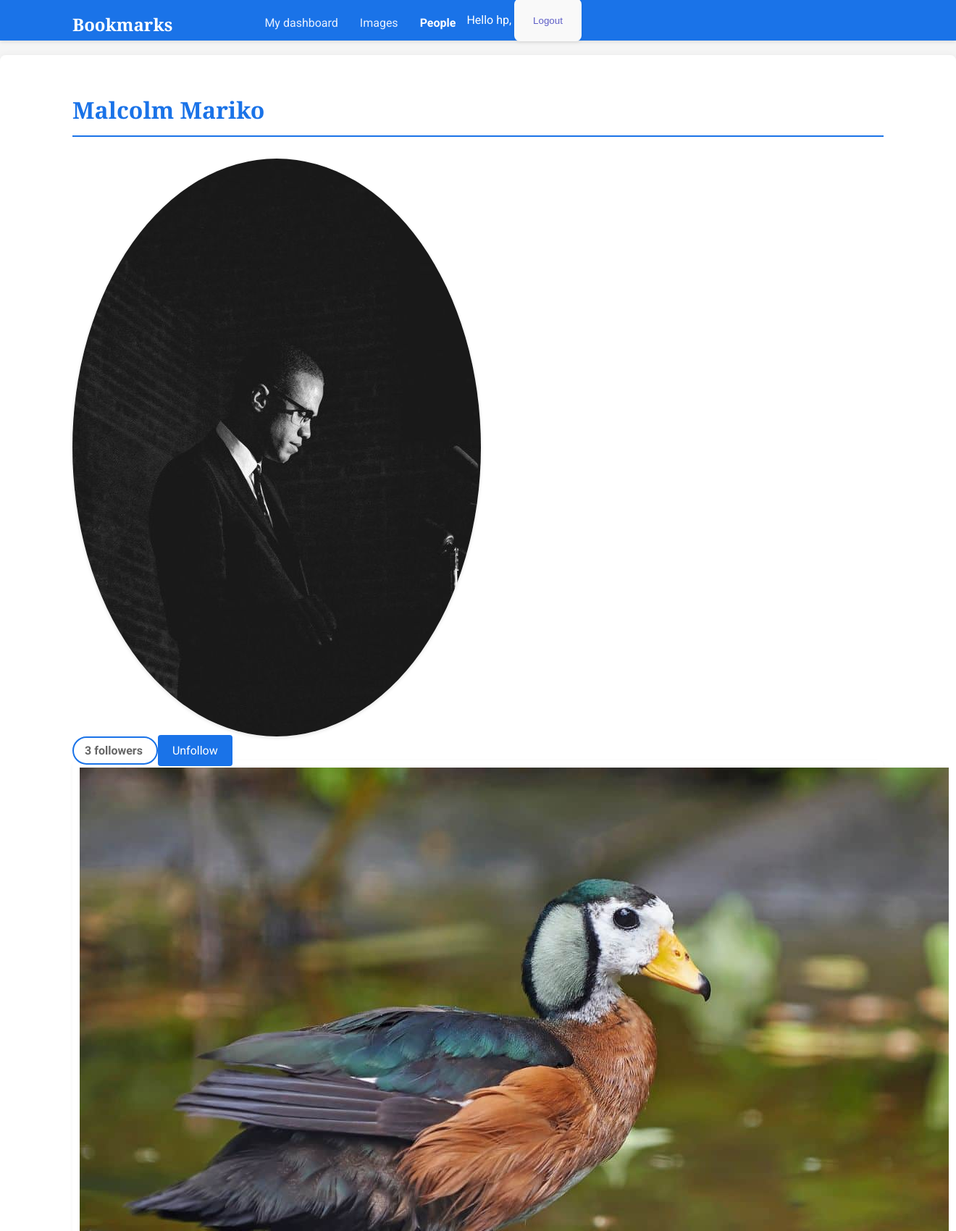
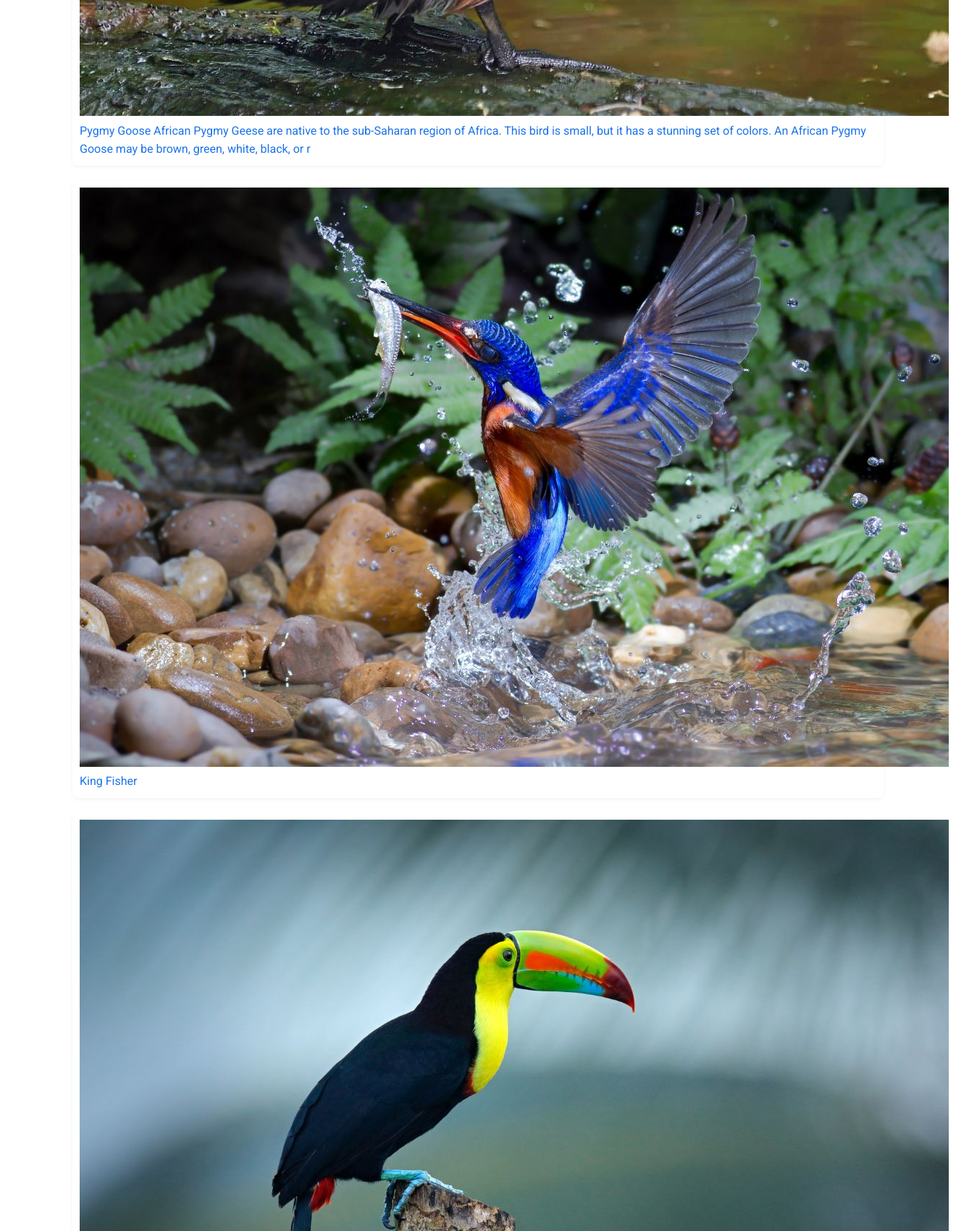
/account/users/Malcolm/ (signed in, upper part), run on the app's committed database (2 pictures, top to bottom).
### account/models.py (models this page shows, shortened)
class Profile(models.Model):
    user = models.OneToOneField(settings.AUTH_USER_MODEL,
                                on_delete=models.CASCADE)
    date_of_birth = models.DateField(blank=True, null=True)
    photo = models.ImageField(upload_to='users/%Y/%m/%d/',
                              blank=True)

### images/models.py (models this page shows, shortened)
class Image(models.Model):
    user = models.ForeignKey(settings.AUTH_USER_MODEL,
                             related_name='images_created',
                             on_delete=models.CASCADE)
    title = models.CharField(max_length=200)
    slug = models.SlugField(max_length=200, blank=True)
    url = models.URLField(max_length=2000)
    image = models.ImageField(upload_to='images/%Y/%m/%d/')
    description = models.TextField(blank=True)
    created = models.DateField(auto_now_add=True)
    total_likes = models.PositiveIntegerField(default=0)
    users_like = models.ManyToManyField(settings.AUTH_USER_MODEL,
                                        related_name='images_liked',
                                        blank=True)
    class Meta:
        indexes = [
            models.Index(fields=['-created']),
            models.Index(fields=['-total_likes']),
        ]
        ordering = ['-created']
    def get_absolute_url(self):
        return reverse('images:detail', args=[self.id,
                                              self.slug])

### account/views.py (the view)
# urls.py: path('users/<username>/', views.user_detail, name='user_detail'),
@login_required
def user_detail(request, username):
    user = get_object_or_404(User,
                             username=username,
                             is_active=True)
    return render(request,
                  'account/user/detail.html',
                  {'section': 'people',
                   'user': user})

### account/templates/account/user/detail.html (shortened to what this page needs)
{% extends "base.html" %}
{% load thumbnail %}
{% block content %}
    <h1>{{ user.get_full_name }}</h1>
    <div class="profile-info">
        <img src="{% thumbnail user.profile.photo 180x180 %}" class="user-detail">
    </div>
    {% with total_followers=user.followers.count %}
        <span class="count">
            <span class="total">{{ total_followers }}</span>
            follower{{ total_followers|pluralize }}
        </span>
        <a href="#" data-id="{{ user.id }}" data-action="{% if request.user in user.followers.all %}un{% endif %}follow" class="follow button">
            {% if request.user not in user.followers.all %}
                Follow
            {% else %}
                Unfollow
            {% endif %}
        </a>
        <div id="image-list" class="image-container">
            {% include "images/image/list_images.html" with images=user.images_created.all %}
        </div>
    {% endwith %}
{% endblock %}

### account/templates/base.html (shortened to what this page needs)
{% load static %} <!DOCTYPE html>
<html>
  <head>
    <link href="{% static 'css/base.css' %}" rel="stylesheet" />
  </head>
  <body>
    <div id="header">
      <span class="logo">Bookmarks</span>
      {% if request.user.is_authenticated %}
      <ul class="menu">
        <li {% if section == "dashboard" %}class="selected"{% endif %}>
          <a href="{% url "dashboard" %}">My dashboard</a>
        </li>
        <li {% if section == "images" %}class="selected"{% endif %}>
          <a href="{% url "images:list" %}">Images</a>
        </li>
        <li {% if section == "people" %}class="selected"{% endif %}>
          <a href="{% url "user_list" %}">People</a>
        </li>
      </ul>
      {% endif %}
      <span class="user">
        {% if request.user.is_authenticated %}
        Hello {{ request.user.first_name|default:request.user.username }},
        <form
          method="post"
          action="{% url 'logout' %}"
          style="display:inline;"
        >
          <button
            type="submit"
            style="background:none; border:none; padding:20; color:rgb(94, 94, 199); cursor:pointer;"
          >
            Logout
          </button>
        </form>
        {% else %}
        <a href="{% url "login" %}">Log-in</a>
        {% endif %}
      </span>
    </div>
    <div id="content">
      {% block content %} {% endblock %}
    </div>
  </body>
</html>

### images/templates/images/image/list_images.html
{% load thumbnail %}
{% for image in images %}
<div class="image">
    <a href="{{ image.get_absolute_url }}">
        {% thumbnail image.image 300x300 crop="smart" as im %}
        <img src="{{ im.url }}">
    </a>
    <div class="info">
        <a href="{{ image.get_absolute_url }}" class="title">
            {{ image.title }}
        </a>
    </div>
</div>
{% endfor %}

### account/static/css/base.css (style rules this page uses)
body { margin: 0; padding: 0; font-family: 'Roboto', sans-serif; background-color: #f5f5f5; color: #333; line-height: 1.6; }
a { color: #1a73e8; text-decoration: none; transition: color 0.3s ease; }
h1, h2, h3, h4, h5, h6 { font-family: 'Playfair Display', serif; font-weight: 700; }
h1 { border-bottom: 2px solid #1a73e8; padding: 0 0 10px 0; margin: 20px 0 30px 0; color: #1a73e8; }
#header { padding: 15px 100px; font-size: 16px; background: #1a73e8; color: #fff; box-shadow: 0 2px 5px rgba(0,0,0,0.1); }
#header .logo { font-family: 'Playfair Display', serif; float: left; color: #fff; font-size: 24px; font-weight: 700; margin-right: 10%; }
#header ul.menu { list-style: none; float: left; margin: 0; padding: 0; }
#header ul.menu li { float: left; padding: 4px 15px; }
#header ul.menu li.selected a, #header ul.menu li.selected a:hover { color: #fff; font-weight: bold; }
#header a { color: #e8f0fe; }
#content { padding: 30px 100px; background: #fff; box-shadow: 0 0 10px rgba(0,0,0,0.05); margin: 20px auto; max-width: 1200px; border-radius: 8px; }
form { background: #f9f9f9; padding: 20px; border-radius: 8px; box-shadow: 0 2px 5px rgba(0,0,0,0.05); }
input[type=submit], a.button { background: #1a73e8; color: #fff; padding: 12px 20px; font-size: 16px; border: none; border-radius: 4px; cursor: pointer; transition: background-color 0.3s ease; }
.count { color: #666; border: 2px solid #1a73e8; border-radius: 20px; padding: 8px 15px; font-weight: bold; }
#image-list .image { background: #fff; padding: 10px; margin-bottom: 20px; border-radius: 8px; box-shadow: 0 2px 5px rgba(0,0,0,0.05); transition: transform 0.3s ease; }
#people-list img, .image-likes img, img.user-detail { border-radius: 50%; box-shadow: 0 2px 5px rgba(0,0,0,0.1); }

### data on the page
Image: shows a picture, title "Pygmy Goose African Pygmy Geese are native to the sub-Saharan region of Africa. This bird is small, but it has a stunning set of colors. An African Pygmy Goose may be brown, green, white, black, or r"
Image: shows a picture, title "King Fisher"
Image: shows a picture

### other printed values
{{ request.user.first_name|default:request.user.username }} "hp"
{{ user.get_full_name }} "Malcolm Mariko"
{{ total_followers }} "3"
